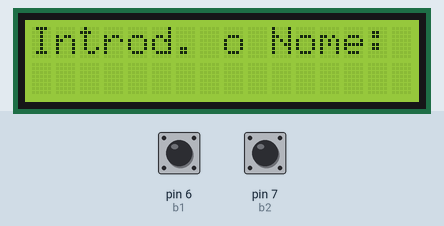
Bench run of a sketch on a simulated Arduino Uno, built with avr-gcc and run on an emulated ATmega328P. Shown: 16×2 character LCD. The inputs (shaded band) are chosen by the test bench; at power-on: pin 6 (b1) HIGH, pin 7 (b2) HIGH.

Above: at 1.2 s.
1.3 s: pin 6 (b1) pulled LOW for 0.15 s
At 2.0 s:
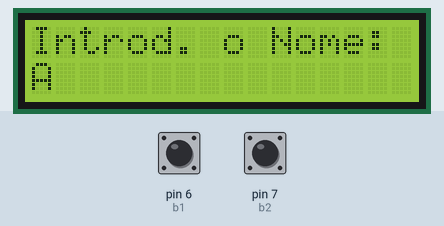
2.9 s: pin 7 (b2) pulled LOW for 3.2 s
At 5.3 s:
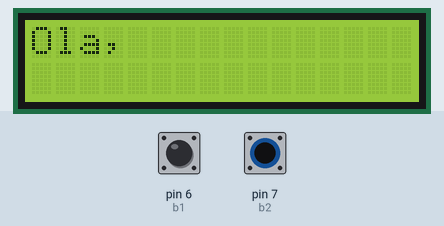
9.1 s: pin 6 (b1) pulled LOW for 1 s
At 10.4 s:
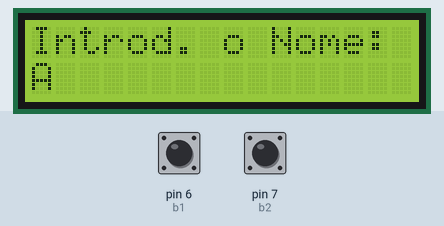
11.6 s: pin 6 (b1) pulled LOW for 0.15 s
At 12.2 s:
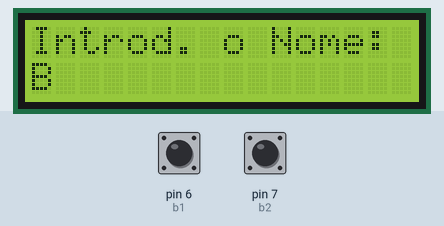
13.2 s: pin 6 (b1) pulled LOW for 0.15 s
At 14.5 s:
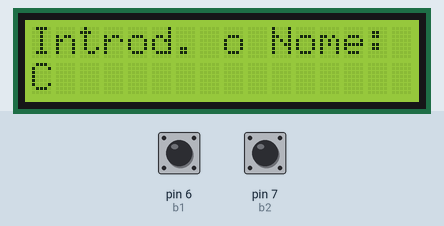
14.8 s: pin 6 (b1) pulled LOW for 1 s
Timing chart, 0 to 17.8 s (numbered marks = the images above; inputs shaded):
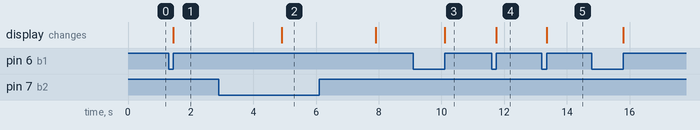

Measured:
- after the input at 1.3 s, the display: changes after 0.15 s (image 1)
- after the input at 2.9 s, the display: changes after 2.0 s (image 2)
- after the input at 9.1 s, the display: changes after 1.0 s (image 3)
- after the input at 11.6 s, the display: changes after 0.15 s (image 4)
- after the input at 13.2 s, the display: changes after 0.15 s (image 5)

The sketch:

projeto5.ino
```cpp
#include <LiquidCrystal.h>

#define b1 6 // Botão A
#define b2 7 // Botão B

int numLetra = 0;             // Índice do caractere atual
char nome[15] = "";           // Nome do usuário (14 caracteres + terminador nulo)
int pos = 0;                  // Posição atual para escrita no LCD
unsigned long b1PressTime = 0;
unsigned long b2PressTime = 0;

LiquidCrystal lcd_1(12, 11, 5, 4, 3, 2);
char letras[] = "ABCDEFGHIJKLMNOPQRSTUVWXYZabcdefghijklmnopqrstuvwxyz .<";

void setup() {
  lcd_1.begin(16, 2);
  pinMode(b1, INPUT_PULLUP);
  pinMode(b2, INPUT_PULLUP);
  lcd_1.print("Introd. o Nome:");
  lcd_1.setCursor(0, 1);
}

void loop() {
  // Verificar botão 'A' (navegar caracteres)
  if (digitalRead(b1) == LOW) {
    if (b1PressTime == 0) b1PressTime = millis();
    if (millis() - b1PressTime > 2000) { // Long press: reiniciar
      reiniciarEntrada();
      b1PressTime = 0;
    }
  } else if (b1PressTime != 0) { // Short press
    if (millis() - b1PressTime < 2000) {
      lcd_1.setCursor(pos, 1);
      lcd_1.print(letras[numLetra]);
      numLetra++;
      if (numLetra >= sizeof(letras) - 1)
        numLetra = 0; // Voltar ao início
    }
    b1PressTime = 0;
  }

  // Verificar botão 'B' (confirmar caractere)
  if (digitalRead(b2) == LOW) {
    if (b2PressTime == 0) b2PressTime = millis();
    if (millis() - b2PressTime > 2000) { // Long press: concluir
      concluirEntrada();
      b2PressTime = 0;
    }
  } else if (b2PressTime != 0) { // Short press
    if (millis() - b2PressTime < 2000) {
      confirmarCaractere();
    }
    b2PressTime = 0;
  }
}

void reiniciarEntrada() {
  pos = 0;
  numLetra = 0;
  memset(nome, 0, sizeof(nome)); // Apagar o nome
  lcd_1.clear();
  lcd_1.print("Introd. o Nome:");
  lcd_1.setCursor(0, 1);
}

void concluirEntrada() {
  lcd_1.clear();
  lcd_1.print("Ola, ");
  lcd_1.print(nome);
  delay(3000); // Mostrar por 3 segundos
  reiniciarEntrada(); // Reiniciar para nova entrada
}

void confirmarCaractere() {
  char c = letras[numLetra];
  if (c == '<') { // Apagar último caractere
    if (pos > 0) {
      pos--;
      nome[pos] = '\0';
      lcd_1.setCursor(pos, 1);
      lcd_1.print(' ');
      lcd_1.setCursor(pos, 1);
    }
  } else if (pos < 14) { // Adicionar caractere (até o limite)
    nome[pos] = c;
    pos++;
    lcd_1.setCursor(pos, 1);
  }
  numLetra = 0; // Resetar para o primeiro caractere
}
```
